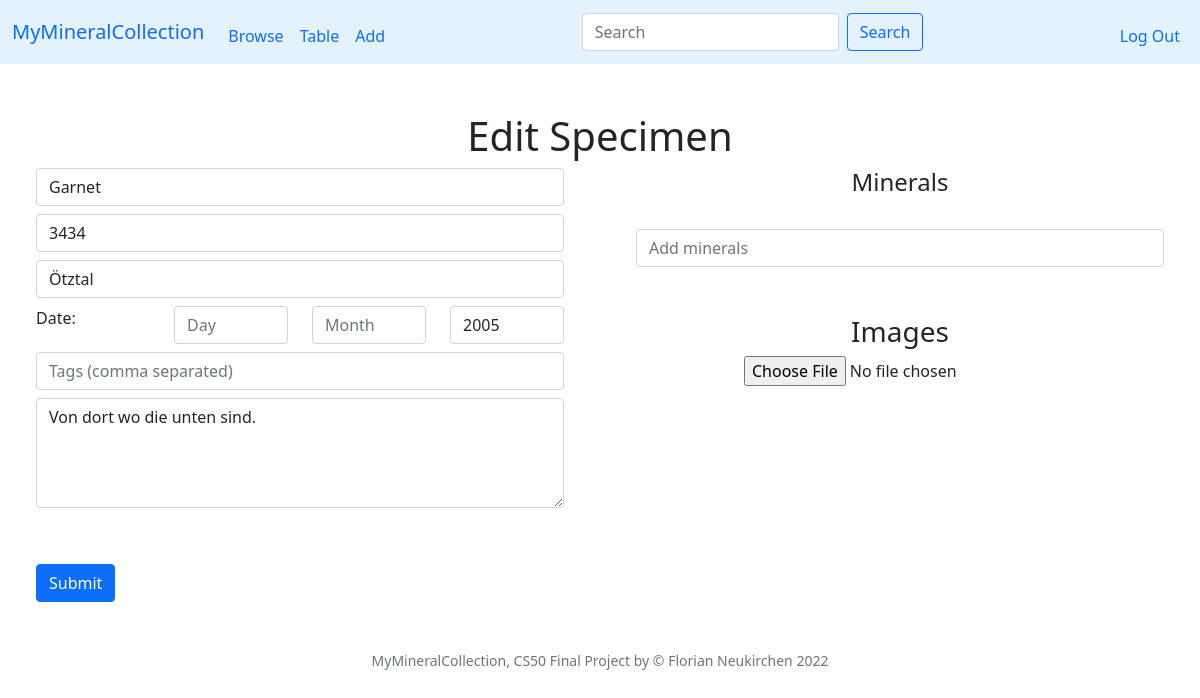
Screenshot of /edit?id=2 (signed in) with the database file from the repository.
### tables this page shows
CREATE TABLE specimen (id INTEGER PRIMARY KEY AUTOINCREMENT NOT NULL, user_id INTEGER NOT NULL, my_id TEXT, title TEXT, locality TEXT, day INTEGER, month INTEGER, year INTEGER, notes TEXT, thumbnail TEXT);

### app.py (the view)
@app.route("/edit", methods=["GET", "POST"])
@login_required
def editsp():
    if request.method == "POST":
        id = request.form.get("specimen_id")
        title = request.form.get("title")
        number = request.form.get("number")
        locality = request.form.get("locality")
        notes = request.form.get("notes")
        day = request.form.get("day")
        month = request.form.get("month")
        year = request.form.get("year")
        tags = request.form.get("tags").strip(",")
        minerals = request.form.get("minerals").strip(",")
        images = request.form.get("hiddenimages").strip(",")
        thumbnail = None
        try:
            id = int(id)
        except:
            return apology("Invalid ID")
        if not title:
            return apology("Title is required")
        if day in [str(i) for i in range(1, 32)]:
            day = int(day)
        else:
            day = None
        if month in [str(i) for i in range(1, 13)]:
            month = int(month)
        else:
            month = None
        if len(year) == 4 and year.isdigit():
            year = int(year)
        else:
            year = None
        db.execute("UPDATE specimen SET my_id = ?, title = ?, locality = ?, day = ?, month = ?, year = ?, notes = ?, thumbnail = ? WHERE user_id = ? AND id = ?",
                       number, title, locality, day, month, year, notes, thumbnail, session["user_id"], id)
        if minerals:
            minerals = minerals.split(',')
            minerals = set(minerals)
            oldminerals = db.execute("SELECT minerals.name AS name FROM minerals JOIN specmin ON minerals.symbol = specmin.min_symbol WHERE specmin.specimen_id = ?", id)
            oldminerals = [m['name'] for m in oldminerals]
            app.logger.info(str(oldminerals))
            oldminerals = set(oldminerals)
            for min in minerals.difference(oldminerals):
                symbol = db.execute("SELECT symbol FROM minerals WHERE name = ?", min)[0]['symbol']
                db.execute("INSERT INTO specmin (specimen_id, min_symbol) VALUES (?,?)", id, symbol)
            for min in oldminerals.difference(minerals):
                symbol = db.execute("SELECT symbol FROM minerals WHERE name = ?", min)[0]['symbol']
                db.execute("DELETE FROM specmin WHERE specimen_id = ? AND min_symbol = ?", id, symbol)
        if tags:
            tags = tags.split(',')
            for tag in tags:
                tag = re.sub('[^a-zA-Z0-9]', '', tag)
            tags = set(tags)
            oldtags = db.execute("SELECT tags.tag AS tag FROM tags JOIN specimen ON tags.specimen_id = specimen.id WHERE specimen.id = ?", id)
            oldtags = [t['tag'] for t in oldtags]
            oldtags = set(oldtags)
            for tag in tags.difference(oldtags):
                db.execute ("INSERT INTO tags (specimen_id, tag) VALUES (?,?)", id, tag)
            for tag in oldtags.difference(tags):
                db.execute("DELETE FROM tags WHERE specimen_id = ? AND tag = ?", id, tag)
        if images:
            images = images.split(',')
            oldimages = db.execute("SELECT file FROM images JOIN specimen ON images.specimen_id = specimen.id WHERE specimen.id = ?", id)
            oldimages = [img['file'] for img in oldimages]
            images = set(images)
            oldimages = set(oldimages)
            for img in images.difference(oldimages):
                if os.path.exists(os.path.join(app.config['UPLOAD_FOLDER'], str(session["user_id"]), img)):
                    db.execute ("INSERT INTO images (specimen_id, file) VALUES (?,?)", id, img)
                else:
                    app.logger.info('file does not exists ' + img)
            for img in oldimages.difference(images):
                foldername = os.path.join(app.config['UPLOAD_FOLDER'], str(session["user_id"]))
                thumbfoldername = os.path.join(app.config['UPLOAD_FOLDER'], str(session["user_id"]), 'thumb')
                path = os.path.join(foldername, img)
                app.logger.info(str(path))
                if os.path.exists(path):
                    app.logger.info("exists")
                    try:
                        os.remove(path)
                    except:
                        app.logger.info("Error: could not delete image file")
                path = os.path.join(thumbfoldername, img)
                if os.path.exists(path):
                    try:
                        os.remove(path)
                    except:
                        app.logger.info("Error: could not delete image file")
                db.execute ("DELETE FROM images WHERE specimen_id = ? AND file = ?", id, img)
        return redirect("/table")
    else:
        id = request.args.get("id")
        if not id:
            return apology("No ID")
        rows = db.execute("SELECT * FROM specimen WHERE user_id = ? AND id = ?", session["user_id"], id)
        if len(rows) != 1:
            return apology("Invalid specimen ID")
        row = rows[0]
        row['minerals'] = db.execute("SELECT minerals.name AS name FROM minerals JOIN specmin ON minerals.symbol = specmin.min_symbol WHERE specmin.specimen_id = ?", id)
        row['tags'] = db.execute("SELECT tags.tag AS tag FROM tags JOIN specimen ON tags.specimen_id = specimen.id WHERE specimen.id = ?", row['id'])
        row['images'] = db.execute("SELECT file FROM images JOIN specimen ON images.specimen_id = specimen.id WHERE specimen.id = ?", row['id'])
        return render_template("add.html", row=row, id=id)

### app.py (called while the page is built)
@app.after_request
def after_request(response):
    response.headers["Cache-Control"] = "no-cache, no-store, must-revalidate"
    response.headers["Expires"] = 0
    response.headers["Pragma"] = "no-cache"
    return response

### helpers.py (called while the page is built)
def login_required(f):
    @wraps(f)
    def decorated_function(*args, **kwargs):
        if session.get("user_id") is None:
            return redirect("/login")
        return f(*args, **kwargs)
    return decorated_function

### templates/add.html (shortened to what this page needs)
{% extends "layout.html" %}
{% block main %}
<h1>{% if id %}Edit{% else %}Add{% endif %} Specimen</h1>
<div class="row">
  <div class="col">
    <div class="container-lg">
      <div class="form-group text-start form-horizontal">
        <form action={% if id %}"/edit"{% else %}"add"{% endif %} method="post">
            <input class="form-control mb-2" id="title" name="title" placeholder="Title" type="text" {% if id and row['title'] %}value="{{ row['title'] }}"{% endif %} required>
            <input autofocus class="form-control mb-2" id="number" name="number" placeholder="Number (optional)" type="text" {% if id and row['my_id'] %}value="{{ row['my_id'] }}"{% endif %}>
            <input class="form-control mb-2" id="locality" name="locality" placeholder="Locality" type="text" {% if id and row['locality'] %}value="{{ row['locality'] }}"{% endif %}>
            <div class="row mb-2">
              <div class="col text-start">Date:</div>
              <div class="col">
                <input class="form-control" id="day" name="day" placeholder="Day" type="text" {% if id and row['day'] %}value="{{ row['day'] }}"{% endif %}>
              </div>
              <div class="col">
              <input class="form-control" id="month" name="month" placeholder="Month" type="text" {% if id and row['month'] %}value="{{ row['month'] }}"{% endif %}>
              </div>
              <div class="col">
              <input class="form-control" id="year" name="year" placeholder="Year" type="text" {% if id and row['year'] %}value="{{ row['year'] }}"{% endif %}>
              </div>
            </div>
            <input class="form-control mb-2" id="tags" name="tags" placeholder="Tags (comma separated)" type="text" {% if id and row['tags'] %}value="{% for tag in row['tags'] %}{{ tag['tag'] }},{% endfor %}"{% endif %}>
            <textarea class="form-control mb-2" id="notes" name="notes" placeholder="Notes" rows="4">{% if id and row['notes'] %}{{ row['notes'] }}{% endif %}</textarea>
            <button class="btn btn-primary mt-5" type="submit">{% if id %}Submit{% else %}Add{% endif %}</button>
        </form>
      </div>
    </div>
  </div>
  <div class="col">
    <div class="container-md">
      <h4>Minerals</h4>
      <div>
            <input type="text" id="mininput" name="minerals" class="form-control mb-4" autocomplete="off" placeholder="Add minerals">
      </div>
    </div>
    <div class="container-md">
        <h3>Images</h3>
        <div id="uploadfile">
        </div>
    </div>
  </div>
</div>
{% endblock %}

### rows the page displays
specimen: title "Garnet", number "3434", locality "Ötztal", year "2005", notes "Von dort wo die unten sind."
